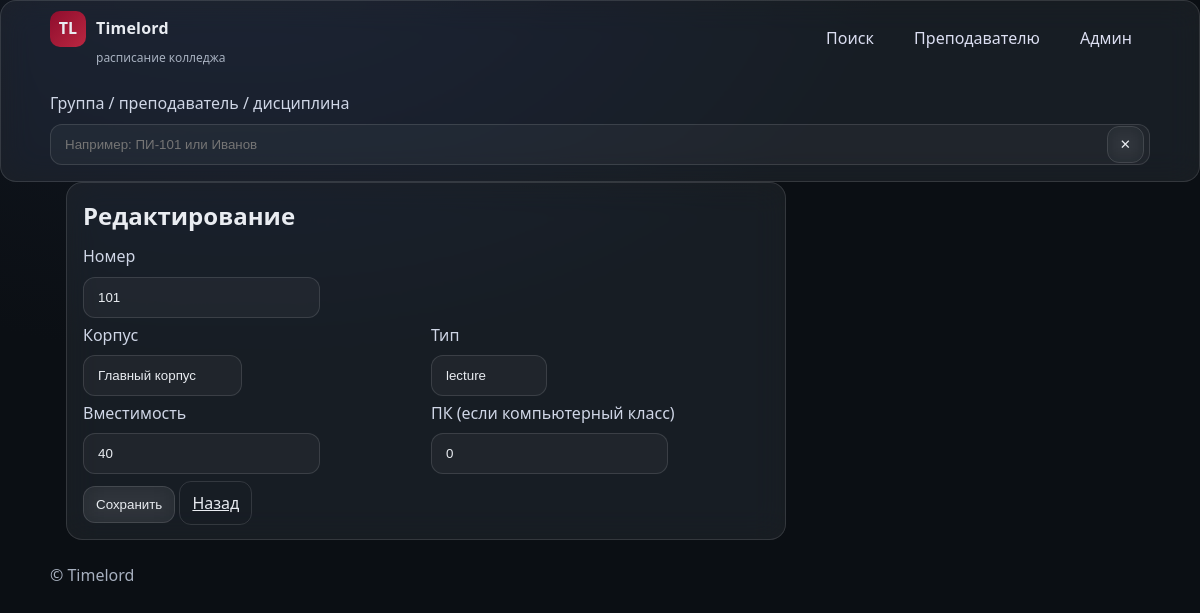
Page /admin/rooms/1/edit (signed in) on the committed database.
### models/room.py (models this page shows)
class Room(db.Model):
    id = db.Column(db.Integer, primary_key=True)
    building_id = db.Column(db.Integer, db.ForeignKey("building.id"), nullable=False)
    number = db.Column(db.String(64), nullable=False)
    capacity = db.Column(db.Integer, nullable=False, default=30)
    room_type_id = db.Column(db.Integer, db.ForeignKey("room_type.id"), nullable=True)
    computers_count = db.Column(db.Integer, nullable=False, default=0)
    __table_args__ = (db.UniqueConstraint("building_id", "number", name="uq_room_building_number"),)

### models/building.py (models this page shows)
class Building(db.Model):
    id = db.Column(db.Integer, primary_key=True)
    name = db.Column(db.String(255), nullable=False)
    address = db.Column(db.String(255), nullable=True)
    edu_type = db.Column(db.String(32), nullable=True)  # VO/SPO marker (optional string)

### models/room_type.py (models this page shows)
class RoomType(db.Model):
    id = db.Column(db.Integer, primary_key=True)
    name = db.Column(db.String(128), unique=True, nullable=False)
    requires_computers = db.Column(db.Boolean, default=False)
    is_sports = db.Column(db.Boolean, default=False)

### blueprints/admin/routes.py (the view)
    @login_required
    def wrapper(*args, **kwargs):
        role = getattr(current_user, "role", None)
        if role not in ("admin", "superadmin"):
            abort(403)
        return view(*args, **kwargs)

### blueprints/admin/routes.py (called while the page is built, shortened)
def admin_required(view):
    @login_required
    def wrapper(*args, **kwargs):
        role = getattr(current_user, "role", None)
        if role not in ("admin", "superadmin"):
            abort(403)
        return view(*args, **kwargs)
    wrapper.__name__ = view.__name__
    return wrapper

@bp.route("/rooms/new", methods=["GET", "POST"])
@bp.route("/rooms/<int:item_id>/edit", methods=["GET", "POST"])
@admin_required
def rooms_form(item_id=None):
    if not Room:
        abort(501)
    item = db.session.get(Room, item_id) if item_id else Room()
    buildings = db.session.query(Building).all() if Building else []
    room_types = db.session.query(RoomType).all() if RoomType else []
    return render_template("admin/room_form.html", item=item, model=Room, buildings=buildings, room_types=room_types)

### models/user.py (called while the page is built)
@login_manager.user_loader
def load_user(user_id: str):
    try:
        return db.session.get(User, int(user_id))
    except Exception:
        return None

    @property
    def is_active(self):
        return bool(self.is_active_flag)

### templates/admin/room_form.html (shortened to what this page needs)
{% extends "layout.html" %}
{% block content %}
<section class="glass" style="padding:16px;max-width:720px">
  <h2 style="margin:0 0 12px">{{ 'Редактирование' if getattr(item,'id',None) else 'Новая аудитория' }}</h2>
  <form method="post" class="form">
    <label class="search-label">Номер</label>
    <input class="search-input" name="number" value="{{ getattr(item,'number','') }}">
    <div style="display:grid;grid-template-columns:1fr 1fr;gap:10px">
      <div>
        <label class="search-label">Корпус</label>
        <select class="search-input" name="building_id">
          {% for b in buildings %}
            <option value="{{ b.id }}" {% if getattr(item,'building_id',None)==b.id %}selected{% endif %}>
              {{ getattr(b,'name', getattr(b,'title','')) }}
            </option>
          {% endfor %}
        </select>
      </div>
      <div>
        <label class="search-label">Тип</label>
        <select class="search-input" name="room_type_id">
          {% for t in room_types %}
            <option value="{{ t.id }}" {% if getattr(item,'room_type_id',None)==t.id %}selected{% endif %}>
              {{ getattr(t,'title', getattr(t,'name','')) }}
            </option>
          {% endfor %}
        </select>
      </div>
    </div>
    <div style="display:grid;grid-template-columns:1fr 1fr;gap:10px">
      <div>
        <label class="search-label">Вместимость</label>
        <input class="search-input" type="number" min="0" step="1" name="capacity" value="{{ getattr(item,'capacity','') }}">
      </div>
      <div>
        <label class="search-label">ПК (если компьютерный класс)</label>
        <input class="search-input" type="number" min="0" step="1" name="computers_count" value="{{ getattr(item,'computers_count', getattr(item,'computers','')) }}">
      </div>
    </div>
    <div style="margin-top:12px">
      <button class="btn" type="submit">Сохранить</button>
      <a class="btn ghost" href="{{ url_for('admin.rooms_list') }}">Назад</a>
    </div>
  </form>
</section>
{% endblock %}

### static/css/theme.css (style rules this page uses)
:root { --bg:#0b0f14; --panel:rgba(255,255,255,.06); --panel-border:rgba(255,255,255,.12); --text:#e9ecf1; --muted:#a7b0bf; --brand:#8e0d2d; --brand-2:#ba2741; --gold:#c9a227; --ok:#2dbf7a; --warn:#ffb020; --danger:#ff5a7a; }
* { box-sizing:border-box }
html,body { height:100% }
body.page { margin:0;background:radial-gradient(1200px 800px at 20% -10%,#121823 0%,#0b0f14 55%,#0b0f14 100%);color:var(--text);font:400 16px/1.45 system-ui,-apple-system,Segoe UI,Roboto,Ubuntu,"Helvetica Neue",Arial }
.btn { border:1px solid var(--panel-border);background:var(--panel);backdrop-filter:saturate(140%) blur(12px);color:var(--text);padding:10px 12px;border-radius:12px }
.btn.ghost { background:transparent }
.glass { background:var(--panel);backdrop-filter:saturate(160%) blur(16px);border:1px solid var(--panel-border);border-radius:16px }
.search-label { display:block;margin:6px 0 8px;color:#cfd6e6 }
.search-input { flex:1;appearance:none;background:rgba(255,255,255,.04);border:1px solid var(--panel-border);border-radius:12px;padding:12px 44px 12px 14px;color:var(--text);outline:none }

### rows in the picture
Room: number "101", building_id "Главный корпус", room_type_id "lecture", capacity "40", computers_count "0"

### other values in the picture
{{ 'Редактирование' if getattr(item,'id',None) else 'Новая аудитория' }} "Редактирование"
